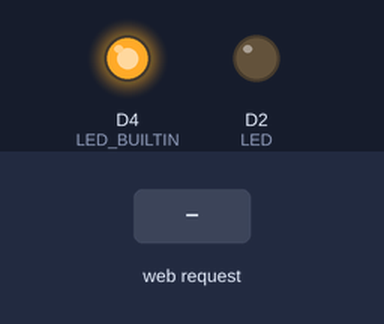
The sketch below on a simulated ESP8266 (NodeMCU). Shown: output pins drawn as LEDs (lit = HIGH, except the on-board LED, lit = LOW). The test bench sets the inputs (shaded band). WiFi joins after 1.5 s; servers stay silent unless stated; what the sketch prints to the serial monitor is not drawn.

Above: at 2.7 s.
2.8 s: HTTP request GET /ledon received
At 3.2 s:
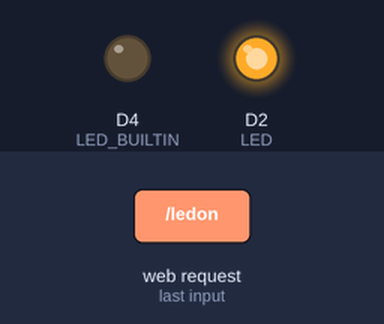
4.3 s: HTTP request GET /ledoff received
At 5.5 s:
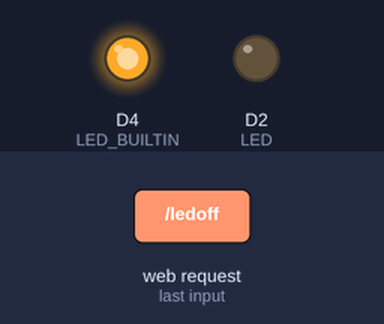
Timing chart, 0 to 7.3 s (numbered marks = the images above; inputs shaded):
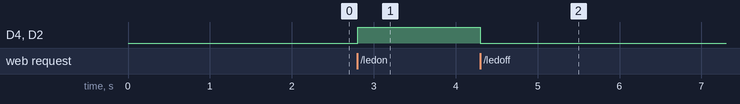

Measured:
- after the input at 2.8 s, D4 (LED_BUILTIN), D2 (LED): LOW → HIGH at once
- after the input at 4.3 s, D4 (LED_BUILTIN), D2 (LED): HIGH → LOW at once

The sketch:

server_led.ino
```cpp
//Mike Tsak 2023

#include <ESP8266WiFi.h>
#define LED D2  // LED at GPIO4 D2

const char* ssid = "SSID";   //enter your wi-fi name
const char* password = "Password";    //enter the wifi password
unsigned char status_led=0;

WiFiServer server(80);

void setup() {
  Serial.begin(9600);
  pinMode(LED, OUTPUT);
  pinMode(LED_BUILTIN, OUTPUT);
  digitalWrite(LED, LOW);
  digitalWrite(LED_BUILTIN, LOW);

  // Connect to WiFi network
  Serial.println();
  Serial.println();
  Serial.print("Connecting to ");
  Serial.println(ssid);

  WiFi.begin(ssid, password);

  while (WiFi.status() != WL_CONNECTED) {
    delay(500);
    Serial.print(".");
  }
  Serial.println("");
  Serial.println("WiFi connected");
  // digitalWrite(LED, HIGH);

  // Start the server
  server.begin();
  Serial.println("Server started at...");
  Serial.println(WiFi.localIP());

}

void loop() {

  // Check if a client has connected
  WiFiClient client = server.available();
  if (!client) {
    return;
  }

  // Wait until the client sends some data
  Serial.println("new client");
  while (! client.available())
  {
    delay (1);
  }


  // Read the first line of the request
  String req = client.readStringUntil('\r');
  Serial.println(req);
  client.flush();

  // Match the request

  if (req.indexOf("/ledoff") != -1)  {
    status_led=0;
    digitalWrite(LED, LOW);
    digitalWrite(LED_BUILTIN, LOW);
    Serial.println("LED OFF");
  }
  else if(req.indexOf("/ledon") != -1)
  {
    status_led=1;
    digitalWrite(LED,HIGH);
    digitalWrite(LED_BUILTIN, HIGH);
    Serial.println("LED ON");
  }

// Return the response
client.println("HTTP/1.1 200 OK");
client.println("Content-Type: text/html");
client.println("Connection: close");
client.println("");

client.println("<!DOCTYPE HTML>");
client.println("<HTML>");
client.println("<H1> LED CONTROL </H1>");
client.println("<br />");

client.println("<H2> Turn on and off the on board LED and the LED on D2 </H2>");
client.println("<br />");

client.println("<H3> Suggested board <a href='https://raw.githubusercontent.com/MikeTsak/ESP8266-NodeMCU-Remote-WiFi-LED-Switch/main/circuit.png'>here</a> </H3>");
client.println("<br />");

 client.println("<a href=\"/ledon\"\"> <button style='FONT-SIZE: 50px; HEIGHT: 200px;WIDTH: 300px; 126px; Z-INDEX: 0; TOP: 200px;'> LED ON </button> </a>");
 client.println("<a href=\"/ledoff\"\"> <button style='FONT-SIZE: 50px; HEIGHT: 200px; WIDTH: 300px; 126px; Z-INDEX: 0; TOP: 200px;'> LED OFF </button> </a>");
 client.println("<br />");
  client.println("<a href='https://miketsak.gr/'>miketsak.gr</>");
 client.println("</html>");

  delay(1);
  Serial.println("Client disonnected");
  Serial.println("");

}
```
